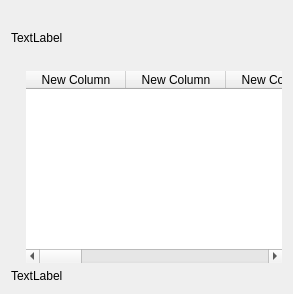
      <widget class="QWidget" name="page_7">
       <layout class="QVBoxLayout" name="verticalLayout_14">
        <item>
         <layout class="QVBoxLayout" name="verticalLayout_13">
          <item>
           <spacer name="horizontalSpacer_51">
            <property name="orientation">
             <enum>Qt::Horizontal</enum>
            </property>
            <property name="sizeHint" stdset="0">
             <size>
              <width>40</width>
              <height>20</height>
             </size>
            </property>
           </spacer>
          </item>
          <item>
           <widget class="QLabel" name="lblSelect_devices">
            <property name="text">
             <string>TextLabel</string>
            </property>
           </widget>
          </item>
          <item>
           <spacer name="horizontalSpacer_52">
            <property name="orientation">
             <enum>Qt::Horizontal</enum>
            </property>
            <property name="sizeHint" stdset="0">
             <size>
              <width>40</width>
              <height>20</height>
             </size>
            </property>
           </spacer>
          </item>
         </layout>
        </item>
        <item>
         <layout class="QVBoxLayout" name="verticalLayout_23">
          <item>
           <layout class="QHBoxLayout" name="horizontalLayout_20">
            <item>
             <spacer name="horizontalSpacer_50">
              <property name="orientation">
               <enum>Qt::Horizontal</enum>
              </property>
              <property name="sizeType">
               <enum>QSizePolicy::Preferred</enum>
              </property>
              <property name="sizeHint" stdset="0">
               <size>
                <width>15</width>
                <height>20</height>
               </size>
              </property>
             </spacer>
            </item>
            <item>
             <widget class="QTableWidget" name="twSelectDevices">
              <property name="frameShape">
               <enum>QFrame::NoFrame</enum>
              </property>
              <property name="showGrid">
               <bool>false</bool>
              </property>
              <property name="gridStyle">
               <enum>Qt::SolidLine</enum>
              </property>
              <column>
               <property name="text">
                <string>New Column</string>
               </property>
              </column>
              <column>
               <property name="text">
                <string>New Column</string>
               </property>
              </column>
              <column>
               <property name="text">
                <string>New Column</string>
               </property>
              </column>
              <column>
               <property name="text">
                <string>New Column</string>
               </property>
              </column>
              <column>
               <property name="text">
                <string>New Column</string>
               </property>
              </column>
              <column>
               <property name="text">
                <string>New Column</string>
               </property>
              </column>
              <column>
               <property name="text">
                <string>New Column</string>
               </property>
              </column>
              <column>
               <property name="text">
                <string>New Column</string>
               </property>
              </column>
              <column>
               <property name="text">
                <string>New Column</string>
               </property>
              </column>
              <column>
               <property name="text">
                <string>New Column</string>
               </property>
              </column>
              <column>
               <property name="text">
                <string>New Column</string>
               </property>
              </column>
             </widget>
            </item>
           </layout>
          </item>
         </layout>
        </item>
        <item>
         <layout class="QVBoxLayout" name="verticalLayout_24">
          <item>
           <widget class="QLabel" name="label_5">
            <property name="text">
             <string>TextLabel</string>
            </property>
           </widget>
          </item>
         </layout>
        </item>
       </layout>
      </widget>
